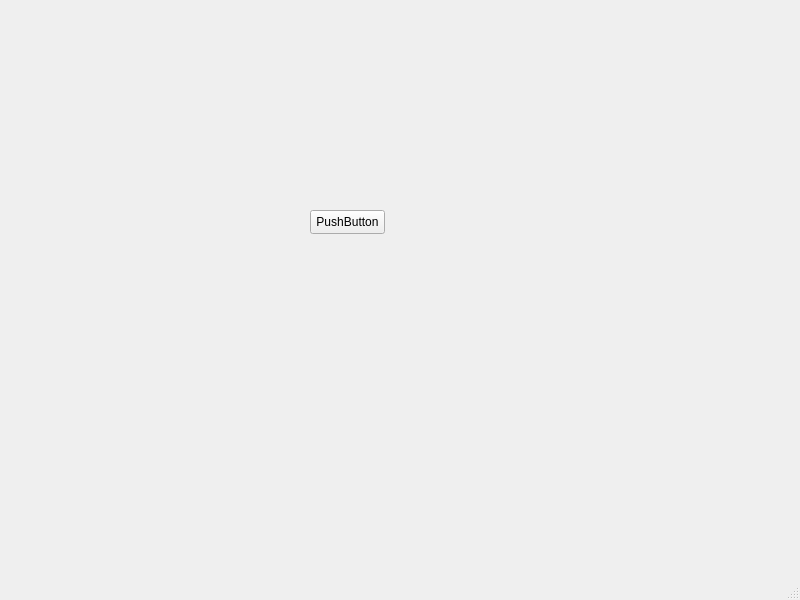
<?xml version="1.0" encoding="UTF-8"?>
<ui version="4.0">
 <class>MainWindow</class>
 <widget class="QMainWindow" name="MainWindow">
  <property name="geometry">
   <rect>
    <x>0</x>
    <y>0</y>
    <width>800</width>
    <height>600</height>
   </rect>
  </property>
  <property name="windowTitle">
   <string>MainWindow</string>
  </property>
  <widget class="QWidget" name="centralwidget">
   <widget class="QPushButton" name="pushButton">
    <property name="geometry">
     <rect>
      <x>310</x>
      <y>210</y>
      <width>75</width>
      <height>24</height>
     </rect>
    </property>
    <property name="text">
     <string>PushButton</string>
    </property>
   </widget>
  </widget>
  <widget class="QMenuBar" name="menubar">
   <property name="geometry">
    <rect>
     <x>0</x>
     <y>0</y>
     <width>800</width>
     <height>22</height>
    </rect>
   </property>
  </widget>
  <widget class="QStatusBar" name="statusbar"/>
 </widget>
 <resources/>
 <connections/>
</ui>
